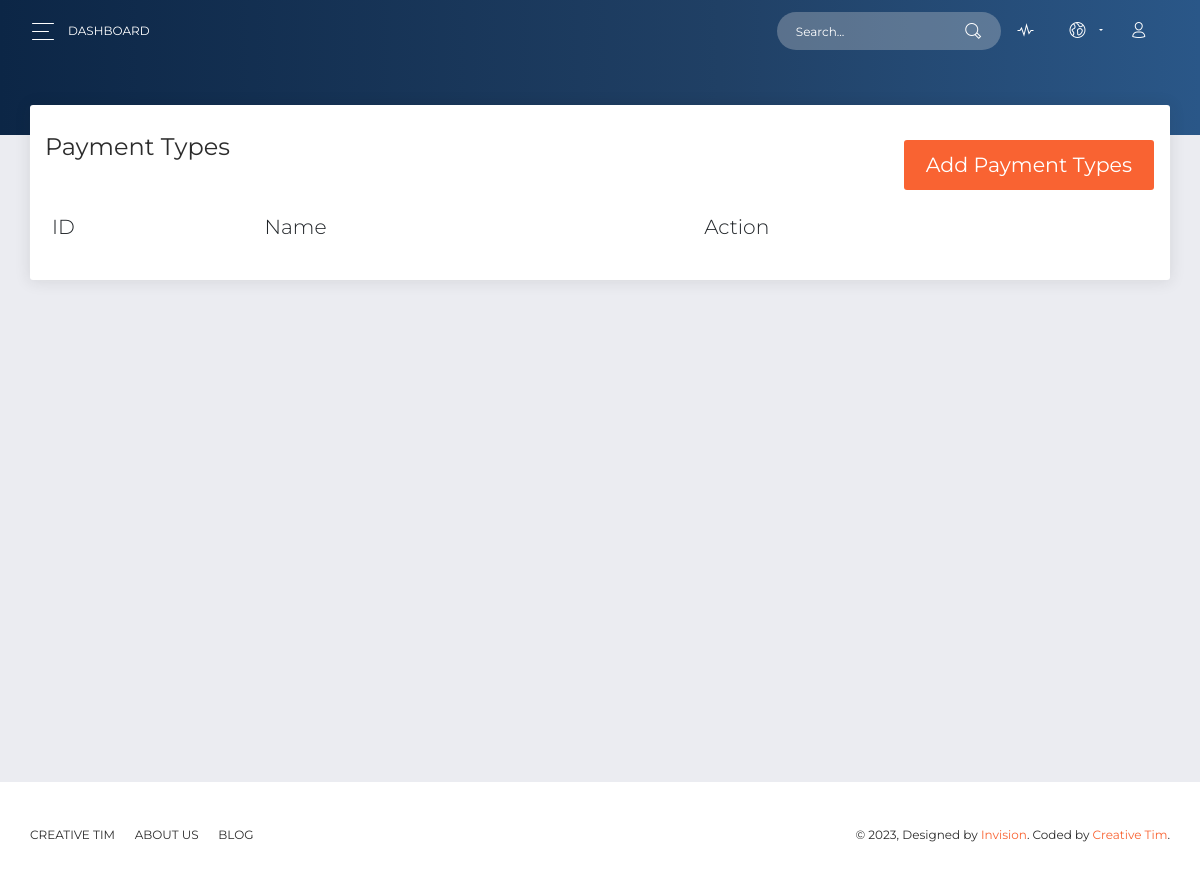
Page /admin/payment_types.php on the earlier database version.
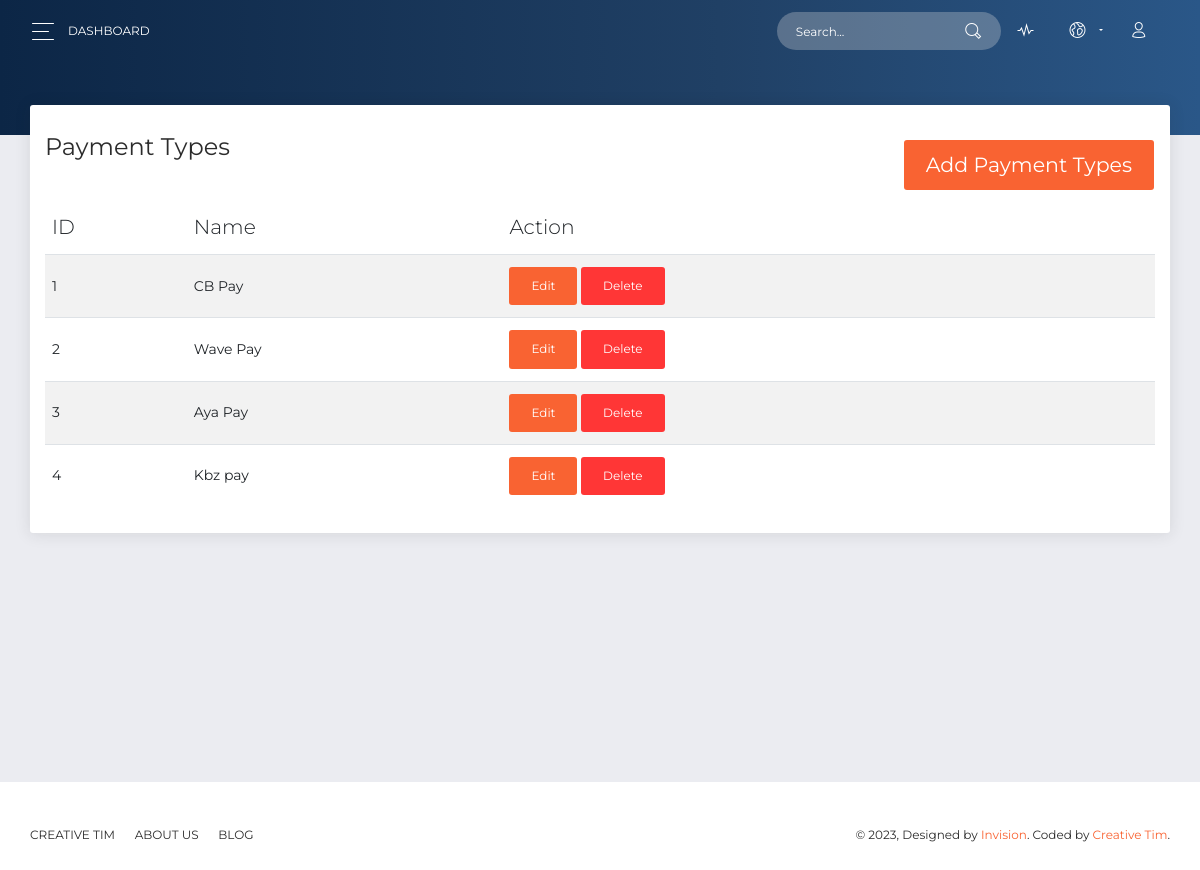
Same page on the later database version.
### tables this page shows
CREATE TABLE `payment_types` (
  `id` int NOT NULL,
  `type` varchar(255) NOT NULL,
  `deleted_at` int NOT NULL DEFAULT '0' COMMENT '0 => not\r\n1 => deleted'
);

### admin/payment_types.php (the view, shortened to what this page needs)
<?php
    include_once('header.php');
    $select_payment_type = "SELECT * FROM payment_types
                            WHERE deleted_at = 0
                            ORDER BY id DESC";
    $select_payment_type_query = mysqli_query($connect,$select_payment_type);
    $count_payment_type = mysqli_num_rows($select_payment_type_query);
?>
      <div class="panel-header panel-header-sm">
      </div>
      <div class="content">
        <div class="row">
          <div class="col-md-12">
            <div class="card">
              <div class="card-header">
                <h4 class="card-title">Payment Types <button class="btn btn-primary float-right" data-toggle="modal" data-target="#addModal">Add Payment Types </button></h4>
              </div>
              <div class="card-body">
                    <table class="table table-hover table-striped" id="payment-type">
                        <thead>
                            <th>ID</th>
                            <th>Name</th>
                            <th>Action</th>
                        </thead>
                        <tbody>
                        <?php
                            if($count_payment_type > 0)
                            {
                                for ($i=1; $i <= $count_payment_type; $i++) {
                                    $row_payment_type = mysqli_fetch_assoc($select_payment_type_query);
                                ?>
                            <tr>
                                <td><?php echo $i; ?></td>
                                <td><?php echo $row_payment_type['type']; ?></td>
                                <td>
                                    <button class="btn btn-primary editbtn" data-toggle="modal" data-target="#editModal" data-payment-type='<?php echo json_encode($row_payment_type); ?>'>Edit</button>
                                    <button class="btn btn-danger deletebtn" data-toggle="modal" data-target="#deleteModal" data-id="<?php echo $row_payment_type['id']; ?>">Delete</button>
                                </td>
                            </tr>
                            <?php
                                }
                            }
                            ?>
                        </tbody>
                        </table>
                    </div>
                </div>
            </div>
        </div>
    </div>
</div>
</div>
<?php
    include_once('footer.php');
?>

Differences in the rows shown:
added payment_types: type "CB Pay"
added payment_types: type "Wave Pay"
added payment_types: type "Aya Pay"
added payment_types: type "Kbz pay"
